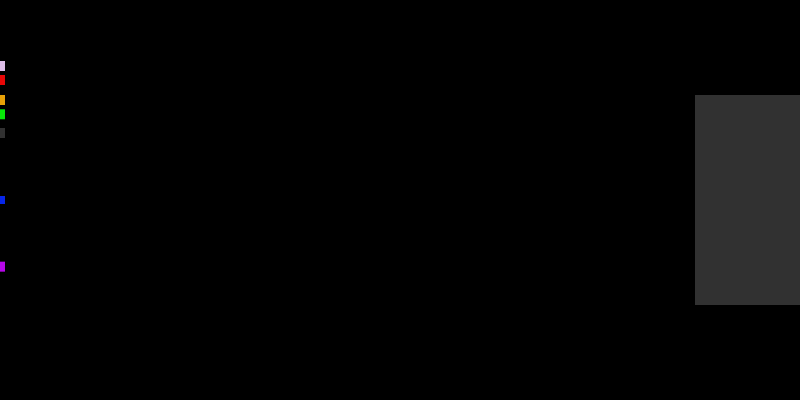
Frame 1 (no input)
Frame 60 (the mouse pressed at the canvas centre just before this capture): identical to frame 1, image omitted
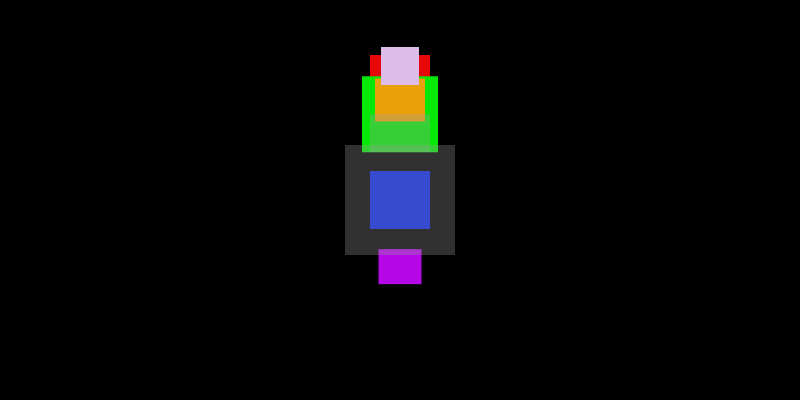
Frame 120 (the mouse held since frame 60 and released just before this capture)

The Processing sketch that drew these frames (run headless with seeded random() and noise(); from frame 60 on, the mouse is pressed at the canvas centre):

// Processing sketch: processing_3861
// ── processing_3861.pde


void setup() 
{
  size(800, 400); 
  noStroke();
  colorMode(#FF0303);
  rectMode(CENTER);
}

void draw() 
{   
  background(#000000); 
  fill (#E80707);
  rect(mouseX, height/5, mouseY/4+10, mouseY/5+10);
  fill (#0726E8);
  rect(mouseX, height/2, mouseY/4+10, mouseY/4+8);
  fill (#07E808);
  rect(mouseX, height/3.5, mouseY/3+10, mouseY/3+10);
  fill (#E8A107);
  rect(mouseX, height/4, mouseY/5+10, mouseY/6+10);
  fill (#B607E8);
  rect(mouseX, height/1.5, mouseY/6+10, mouseY/8+10);
  fill (#DDBDE8);
  rect(mouseX, height/6, mouseY/7+10, mouseY/7+10);
  fill (155, 80);
  rect(mouseX, height/3, mouseY/4+10, mouseY/7+10);
  
  
  int inverseX = width-mouseX;
  int inverseY = height-mouseY;
  rect(inverseX, height/2, (inverseY/2)+10, (inverseY/2)+10);
}
